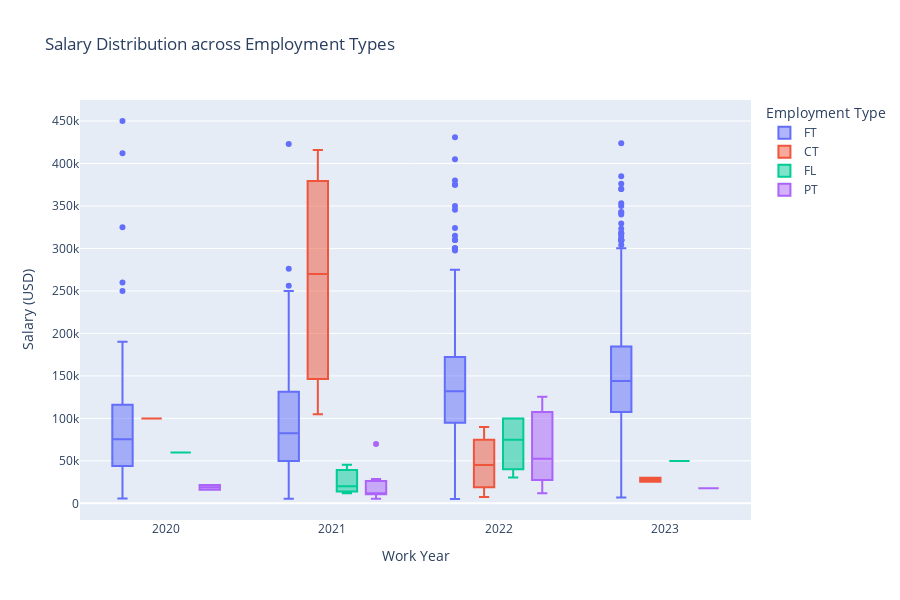

The notebook cell this image was saved under:
### Code cell
# Create a box plot
box_plot = px.box(
    data_frame=df,
    x='work_year',
    y='salary_in_usd',
    color='employment_type',
    title="Salary Distribution across Employment Types",
    labels={'work_year': 'Work Year', 'salary_in_usd': 'Salary (USD)', 'employment_type': 'Employment Type'}
)

# Customize the layout
box_plot.update_layout(
    legend_title="Employment Type",
    height=600
)

# Show the box plot
box_plot.show()

### Figure 1 — Plotly figure (JSON) as saved in the notebook; plotly's stock layout.template omitted (floating-point values rounded to 4 significant figures; data arrays with more than 128 entries replaced by an {"elided": "..."} marker saying what was removed)
{"data": [{"alignmentgroup": "True", "hovertemplate": "Employment Type=FT<br>Work Year=%{x}<br>Salary (USD)=%{y}<extra></extra>", "legendgroup": "FT", "marker": {"color": "#636efa"}, "name": "FT", "notched": false, "offsetgroup": "FT", "orientation": "v", "showlegend": true, "type": "box", "x": {"elided": "3718 int values"}, "x0": " ", "xaxis": "x", "y": {"elided": "3718 int values"}, "y0": " ", "yaxis": "y"}, {"alignmentgroup": "True", "hovertemplate": "Employment Type=CT<br>Work Year=%{x}<br>Salary (USD)=%{y}<extra></extra>", "legendgroup": "CT", "marker": {"color": "#EF553B"}, "name": "CT", "notched": false, "offsetgroup": "CT", "orientation": "v", "showlegend": true, "type": "box", "x": [2023, 2023, 2022, 2022, 2022, 2022, 2021, 2021, 2021, 2020], "x0": " ", "xaxis": "x", "y": [30000, 25500, 90000, 60000, 7500, 30469, 270000, 105000, 416000, 100000], "y0": " ", "yaxis": "y"}, {"alignmentgroup": "True", "hovertemplate": "Employment Type=FL<br>Work Year=%{x}<br>Salary (USD)=%{y}<extra></extra>", "legendgroup": "FL", "marker": {"color": "#00cc96"}, "name": "FL", "notched": false, "offsetgroup": "FL", "orientation": "v", "showlegend": true, "type": "box", "x": [2023, 2023, 2022, 2022, 2021, 2022, 2022, 2021, 2021, 2020], "x0": " ", "xaxis": "x", "y": [50000, 50000, 50000, 100000, 45555, 30523, 100000, 20000, 12000, 60000], "y0": " ", "yaxis": "y"}, {"alignmentgroup": "True", "hovertemplate": "Employment Type=PT<br>Work Year=%{x}<br>Salary (USD)=%{y}<extra></extra>", "legendgroup": "PT", "marker": {"color": "#ab63fa"}, "name": "PT", "notched": false, "offsetgroup": "PT", "orientation": "v", "showlegend": true, "type": "box", "x": [2022, 2023, 2022, 2022, 2022, 2021, 2022, 2022, 2022, 2021, 2021, 2021, 2020, 2021, 2021, 2020, 2021], "x0": " ", "xaxis": "x", "y": [34320, 17779, 25216, 12000, 125404, 19073, 110000, 52533, 100000, 10354, 12000, 5409, 15966, 69741, 28609, 21669, 12000], "y0": " ", "yaxis": "y"}], "layout": {"boxmode": "group", "height": 600, "legend": {"title": {"text": "Employment Type"}, "tracegroupgap": 0}, "title": {"text": "Salary Distribution across Employment Types"}, "xaxis": {"anchor": "y", "domain": [0, 1], "title": {"text": "Work Year"}}, "yaxis": {"anchor": "x", "domain": [0, 1], "title": {"text": "Salary (USD)"}}}}
